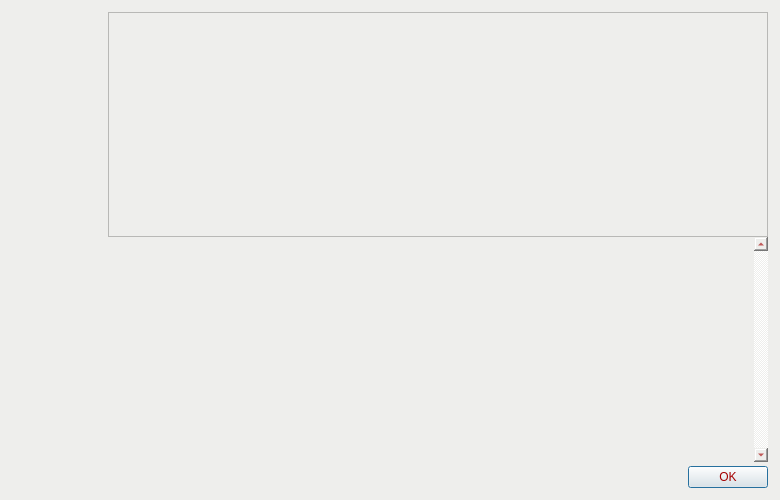
<?xml version="1.0" encoding="UTF-8"?>
<ui version="4.0">
 <class>HelpMessageDialog</class>
 <widget class="QDialog" name="HelpMessageDialog">
  <property name="geometry">
   <rect>
    <x>0</x>
    <y>0</y>
    <width>780</width>
    <height>500</height>
   </rect>
  </property>
  <property name="maximumSize">
   <size>
    <width>16777215</width>
    <height>500</height>
   </size>
  </property>
  <property name="styleSheet">
   <string notr="true">background-color: rgb(238, 238, 236);
color: rgb(164, 0, 0);</string>
  </property>
  <layout class="QHBoxLayout" name="horizontalLayout_2">
   <property name="spacing">
    <number>0</number>
   </property>
   <property name="leftMargin">
    <number>12</number>
   </property>
   <property name="topMargin">
    <number>12</number>
   </property>
   <property name="rightMargin">
    <number>12</number>
   </property>
   <property name="bottomMargin">
    <number>12</number>
   </property>
   <item>
    <layout class="QVBoxLayout" name="verticalLayoutLogo" stretch="0">
     <property name="leftMargin">
      <number>0</number>
     </property>
     <property name="topMargin">
      <number>0</number>
     </property>
     <property name="rightMargin">
      <number>0</number>
     </property>
     <item>
      <widget class="QLabel" name="aboutLogo">
       <property name="sizePolicy">
        <sizepolicy hsizetype="Preferred" vsizetype="Ignored">
         <horstretch>0</horstretch>
         <verstretch>0</verstretch>
        </sizepolicy>
       </property>
       <property name="minimumSize">
        <size>
         <width>96</width>
         <height>464</height>
        </size>
       </property>
       <property name="maximumSize">
        <size>
         <width>96</width>
         <height>564</height>
        </size>
       </property>
       <property name="baseSize">
        <size>
         <width>96</width>
         <height>564</height>
        </size>
       </property>
       <property name="autoFillBackground">
        <bool>false</bool>
       </property>
       <property name="pixmap">
        <pixmap resource="../super8.qrc">:/images/drkblue/about</pixmap>
       </property>
       <property name="scaledContents">
        <bool>false</bool>
       </property>
       <property name="alignment">
        <set>Qt::AlignLeading|Qt::AlignLeft|Qt::AlignTop</set>
       </property>
      </widget>
     </item>
    </layout>
   </item>
   <item>
    <layout class="QVBoxLayout" name="verticalLayout">
     <item>
      <widget class="QTextEdit" name="helpMessage">
       <property name="readOnly">
        <bool>true</bool>
       </property>
      </widget>
     </item>
     <item>
      <widget class="QScrollArea" name="scrollArea">
       <property name="frameShape">
        <enum>QFrame::NoFrame</enum>
       </property>
       <property name="verticalScrollBarPolicy">
        <enum>Qt::ScrollBarAlwaysOn</enum>
       </property>
       <property name="widgetResizable">
        <bool>true</bool>
       </property>
       <widget class="QWidget" name="scrollAreaWidgetContents">
        <property name="geometry">
         <rect>
          <x>0</x>
          <y>0</y>
          <width>642</width>
          <height>213</height>
         </rect>
        </property>
        <layout class="QVBoxLayout" name="verticalLayout_2">
         <item>
          <widget class="QLabel" name="aboutMessage">
           <property name="cursor">
            <cursorShape>IBeamCursor</cursorShape>
           </property>
           <property name="textFormat">
            <enum>Qt::PlainText</enum>
           </property>
           <property name="alignment">
            <set>Qt::AlignLeading|Qt::AlignLeft|Qt::AlignTop</set>
           </property>
           <property name="openExternalLinks">
            <bool>true</bool>
           </property>
           <property name="textInteractionFlags">
            <set>Qt::LinksAccessibleByMouse|Qt::TextSelectableByKeyboard|Qt::TextSelectableByMouse</set>
           </property>
          </widget>
         </item>
        </layout>
       </widget>
      </widget>
     </item>
     <item>
      <spacer name="verticalSpacer">
       <property name="orientation">
        <enum>Qt::Vertical</enum>
       </property>
       <property name="sizeType">
        <enum>QSizePolicy::Fixed</enum>
       </property>
       <property name="sizeHint" stdset="0">
        <size>
         <width>4</width>
         <height>4</height>
        </size>
       </property>
      </spacer>
     </item>
     <item>
      <widget class="QDialogButtonBox" name="okButton">
       <property name="orientation">
        <enum>Qt::Horizontal</enum>
       </property>
       <property name="standardButtons">
        <set>QDialogButtonBox::Ok</set>
       </property>
      </widget>
     </item>
    </layout>
   </item>
  </layout>
 </widget>
 <resources>
  <include location="../super8.qrc"/>
 </resources>
 <connections>
  <connection>
   <sender>okButton</sender>
   <signal>accepted()</signal>
   <receiver>HelpMessageDialog</receiver>
   <slot>accept()</slot>
   <hints>
    <hint type="sourcelabel">
     <x>20</x>
     <y>20</y>
    </hint>
    <hint type="destinationlabel">
     <x>20</x>
     <y>20</y>
    </hint>
   </hints>
  </connection>
  <connection>
   <sender>okButton</sender>
   <signal>rejected()</signal>
   <receiver>HelpMessageDialog</receiver>
   <slot>reject()</slot>
   <hints>
    <hint type="sourcelabel">
     <x>20</x>
     <y>20</y>
    </hint>
    <hint type="destinationlabel">
     <x>20</x>
     <y>20</y>
    </hint>
   </hints>
  </connection>
 </connections>
</ui>
